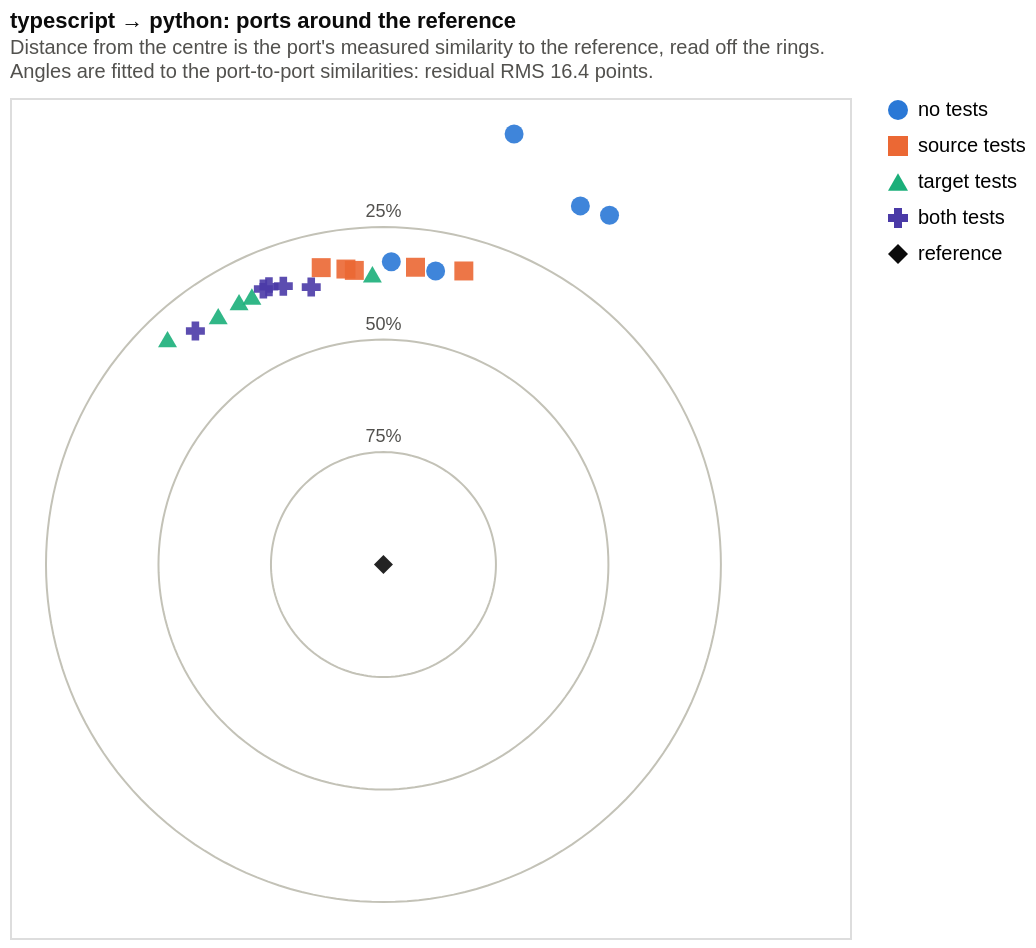

The Vega-Lite source for this figure:
### Vega-Lite specification from a JSON file in a GitHub repository (floating-point values rounded to 4 significant figures; data arrays with more than 128 entries replaced by an {"elided": "..."} marker saying what was removed)
{"config": {"view": {"continuousWidth": 300, "continuousHeight": 300}}, "layer": [{"data": {"name": "data-081e5b375d838cb848b5a2275d733628"}, "mark": {"type": "line", "color": "#c3c2b7", "strokeWidth": 1}, "encoding": {"detail": {"field": "ring", "type": "nominal"}, "order": {"field": "step", "type": "quantitative"}, "x": {"axis": {"domain": false, "grid": false, "labels": false, "ticks": false, "title": null}, "field": "x", "scale": {"domain": [-83.0, 103.7], "nice": false}, "type": "quantitative"}, "y": {"axis": {"domain": false, "grid": false, "labels": false, "ticks": false, "title": null}, "field": "y", "scale": {"domain": [-83.0, 103.7], "nice": false}, "type": "quantitative"}}}, {"data": {"name": "data-6336deb83cbf53bc9a8d11ebdb8acdc6"}, "mark": {"type": "text", "baseline": "bottom", "color": "#52514e", "dy": -3, "fontSize": 9}, "encoding": {"text": {"field": "ring", "type": "nominal"}, "x": {"axis": {"domain": false, "grid": false, "labels": false, "ticks": false, "title": null}, "field": "x", "scale": {"domain": [-83.0, 103.7], "nice": false}, "type": "quantitative"}, "y": {"axis": {"domain": false, "grid": false, "labels": false, "ticks": false, "title": null}, "field": "y", "scale": {"domain": [-83.0, 103.7], "nice": false}, "type": "quantitative"}}}, {"data": {"name": "data-64fff646d462f3c8d3e77433b77be3ce"}, "mark": {"type": "point", "filled": true, "opacity": 0.9, "size": 90}, "encoding": {"color": {"field": "condition", "legend": {"symbolOpacity": 1, "title": null}, "scale": {"domain": ["no tests", "source tests", "target tests", "both tests", "reference"], "range": ["#2a78d6", "#eb6834", "#1baf7a", "#4a3aa7", "#0b0b0b"]}, "sort": ["no tests", "source tests", "target tests", "both tests", "reference"], "type": "nominal"}, "shape": {"field": "condition", "legend": {"symbolOpacity": 1, "title": null}, "scale": {"domain": ["no tests", "source tests", "target tests", "both tests", "reference"], "range": ["circle", "square", "triangle-up", "cross", "diamond"]}, "sort": ["no tests", "source tests", "target tests", "both tests", "reference"], "type": "nominal"}, "tooltip": [{"field": "port", "title": "port", "type": "nominal"}, {"field": "condition", "title": "condition", "type": "nominal"}, {"field": "reference_pct", "format": ".2f", "title": "vs reference %", "type": "quantitative"}], "x": {"axis": {"domain": false, "grid": false, "labels": false, "ticks": false, "title": null}, "field": "x", "scale": {"domain": [-83.0, 103.7], "nice": false}, "type": "quantitative"}, "y": {"axis": {"domain": false, "grid": false, "labels": false, "ticks": false, "title": null}, "field": "y", "scale": {"domain": [-83.0, 103.7], "nice": false}, "type": "quantitative"}}}], "height": 420, "title": {"text": "typescript → python: ports around the reference", "anchor": "start", "color": "#0b0b0b", "fontSize": 11, "offset": 8, "subtitle": ["Distance from the centre is the port's measured similarity to the reference, read off the rings.", "Angles are fitted to the port-to-port similarities: residual RMS 16.4 points."], "subtitleColor": "#52514e", "subtitleFontSize": 10}, "width": 420, "$schema": "https://vega.github.io/schema/vega-lite/v6.4.1.json", "datasets": {"data-081e5b375d838cb848b5a2275d733628": {"elided": "543 records"}, "data-6336deb83cbf53bc9a8d11ebdb8acdc6": [{"ring": "25%", "x": 0.0, "y": 75.0}, {"ring": "50%", "x": 0.0, "y": 50.0}, {"ring": "75%", "x": 0.0, "y": 25.0}], "data-64fff646d462f3c8d3e77433b77be3ce": [{"run_id": "20260908T234247Z_2da5a2c0", "x": 11.6, "y": 65.25, "condition": "no tests", "reference_pct": 33.72, "port": "2da5a2c0"}, {"run_id": "20260909T015142Z_f8ca89ff", "x": 50.25, "y": 77.65, "condition": "no tests", "reference_pct": 7.509, "port": "f8ca89ff"}, {"run_id": "20260909T035041Z_2d7fbef6", "x": 1.749, "y": 67.29, "condition": "no tests", "reference_pct": 32.69, "port": "2d7fbef6"}, {"run_id": "20260909T140517Z_670261ce", "x": 29.03, "y": 95.69, "condition": "no tests", "reference_pct": 0.0, "port": "670261ce"}, {"run_id": "20260909T173101Z_8e3da990", "x": 43.77, "y": 79.71, "condition": "no tests", "reference_pct": 9.066, "port": "8e3da990"}, {"run_id": "20260909T013603Z_054a84ca", "x": -6.473, "y": 65.38, "condition": "source tests", "reference_pct": 34.3, "port": "054a84ca"}, {"run_id": "20260909T040730Z_0947f229", "x": -8.338, "y": 65.68, "condition": "source tests", "reference_pct": 33.8, "port": "0947f229"}, {"run_id": "20260909T134433Z_3f62598c", "x": 17.87, "y": 65.25, "condition": "source tests", "reference_pct": 32.35, "port": "3f62598c"}, {"run_id": "20260909T154949Z_461ef9c5", "x": -13.83, "y": 65.99, "condition": "source tests", "reference_pct": 32.58, "port": "461ef9c5"}, {"run_id": "20260909T190508Z_7c1544c0", "x": 7.122, "y": 66.08, "condition": "source tests", "reference_pct": 33.54, "port": "7c1544c0"}, {"run_id": "20260909T012246Z_fbe56704", "x": -2.456, "y": 64.53, "condition": "target tests", "reference_pct": 35.42, "port": "fbe56704"}, {"run_id": "20260909T032340Z_f01d5496", "x": -29.24, "y": 59.59, "condition": "target tests", "reference_pct": 33.62, "port": "f01d5496"}, {"run_id": "20260909T133702Z_8305aa82", "x": -36.72, "y": 55.22, "condition": "target tests", "reference_pct": 33.68, "port": "8305aa82"}, {"run_id": "20260909T154334Z_609edff1", "x": -32.09, "y": 58.32, "condition": "target tests", "reference_pct": 33.43, "port": "609edff1"}, {"run_id": "20260909T185402Z_14873f98", "x": -47.99, "y": 50.1, "condition": "target tests", "reference_pct": 30.62, "port": "14873f98"}, {"run_id": "20260909T011452Z_9f286468", "x": -22.25, "y": 61.87, "condition": "both tests", "reference_pct": 34.25, "port": "9f286468"}, {"run_id": "20260909T031655Z_89df6247", "x": -41.8, "y": 51.89, "condition": "both tests", "reference_pct": 33.37, "port": "89df6247"}, {"run_id": "20260909T132655Z_2a16d72b", "x": -25.45, "y": 61.74, "condition": "both tests", "reference_pct": 33.22, "port": "2a16d72b"}, {"run_id": "20260909T153339Z_9de9fd66", "x": -26.69, "y": 61.23, "condition": "both tests", "reference_pct": 33.2, "port": "9de9fd66"}, {"run_id": "20260909T184722Z_089a4294", "x": -16.05, "y": 61.67, "condition": "both tests", "reference_pct": 36.28, "port": "089a4294"}, {"run_id": "reference", "x": 0.0, "y": 0.0, "condition": "reference", "reference_pct": 100.0, "port": "reference"}]}}
